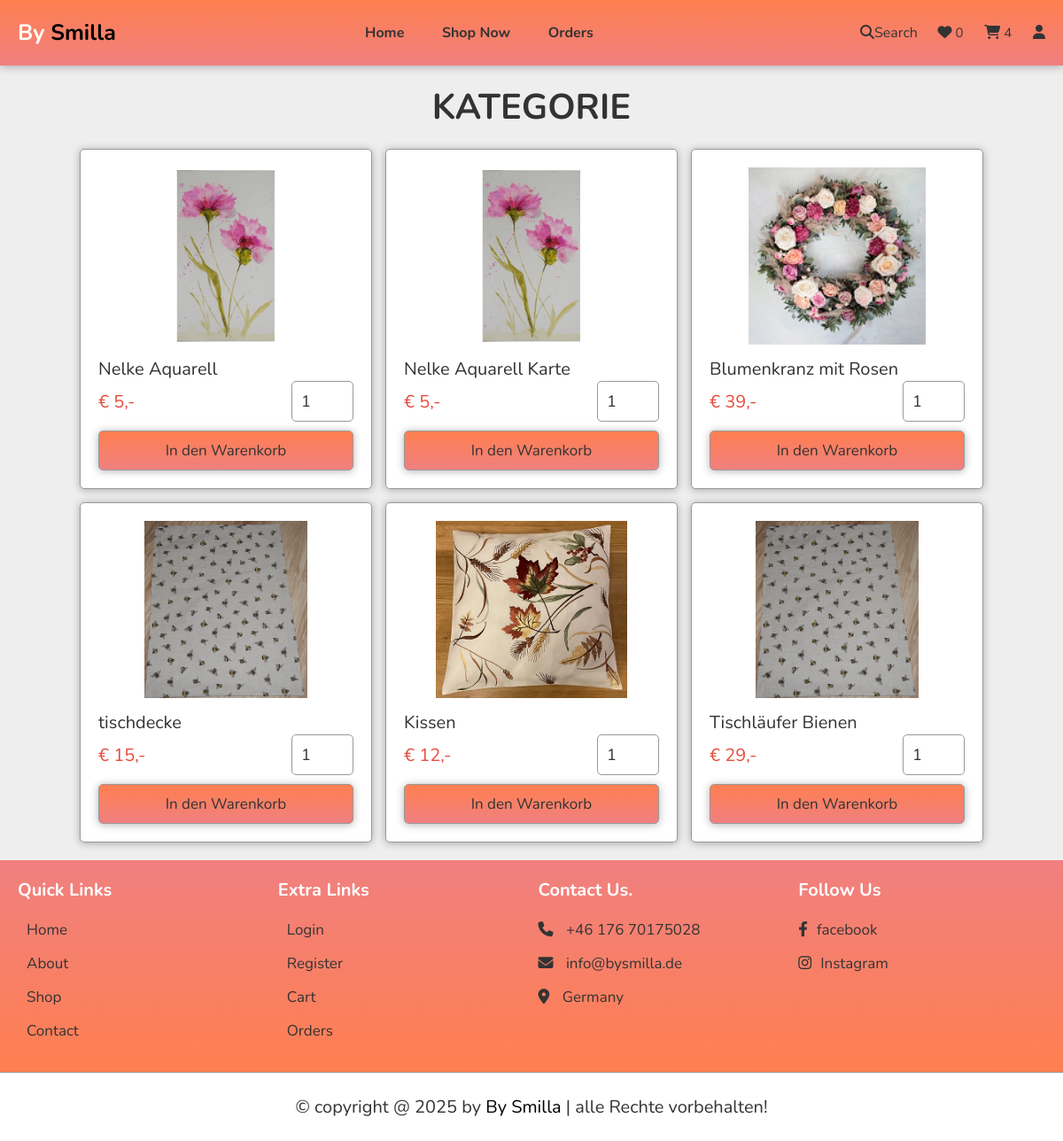
Screenshot of /category.php (signed in) with the database file from the repository.
### tables this page shows
CREATE TABLE `products` (
  `id` int(100) NOT NULL,
  `name` varchar(100) NOT NULL,
  `details` varchar(500) NOT NULL,
  `category` varchar(255) NOT NULL,
  `price` int(10) NOT NULL,
  `image_01` varchar(100) NOT NULL,
  `image_02` varchar(100) NOT NULL,
  `category_id` int(11) DEFAULT NULL
);

### category.php (the view, shortened to what this page needs)
<?php
include 'components/connect.php';
?>
<!DOCTYPE html>
<html lang="en">
<head>
   <link rel="stylesheet" href="https://cdnjs.cloudflare.com/ajax/libs/font-awesome/6.1.1/css/all.min.css">
   <link rel="stylesheet" href="css/style.css">
</head>
<body>
<?php include 'components/user_header.php'; ?>
<section class="products">
   <h1 class="heading">Kategorie</h1>
   <div class="box-container">
   <?php
     $category = $_GET['category'];
     $select_products = $conn->prepare("SELECT * FROM `products` WHERE name LIKE '%{$category}%'");
     $select_products->execute();
     if($select_products->rowCount() > 0){
      while($fetch_product = $select_products->fetch(PDO::FETCH_ASSOC)){
   ?>
   <form action="" method="post" class="box">
      <img src="uploaded_img/<?= $fetch_product['image_01']; ?>" alt="">
      <div class="name"><?= $fetch_product['name']; ?></div>
      <div class="flex">
         <div class="price"><span> € </span><?= $fetch_product['price']; ?><span>,-</span></div>
         <input type="number" name="qty" class="qty" min="1" max="99" onkeypress="if(this.value.length == 2) return false;" value="1">
      </div>
      <input type="submit" value="In den Warenkorb" class="btn" name="add_to_cart">
   </form>
   <?php
      }
   }else{
      echo '<p class="empty">Keine Produkte gefunden!</p>';
   }
   ?>
   </div>
</section>
<?php include 'components/footer.php'; ?>
</body>
</html>

### css/style.css (style rules this page uses)
:root { --main-color:#000000; --orange:#f39c12; --red:#e74c3c; --black:#333; --white:#fff; --light-color:#666; --light-bg:#eee; --border: .1rem #999 solid; --box-shadow:0 .1rem 1rem rgba(0,0,0,.3); }
* { font-family: 'Nunito', sans-serif; margin:0; padding:0; box-sizing: border-box; outline: none; border:none; text-decoration: none; }
html { font-size: 62.5%; overflow-x: hidden; }
body { background-color: var(--light-bg); }
section { padding:2rem; margin:0 auto; }
.heading { font-size: 4rem; color:var(--black); margin-bottom: 2rem; text-align: center; text-transform: uppercase; }
.btn, .delete-btn, .option-btn { display: block; width: 100%; margin-top: 1rem; border-radius: .5rem; padding:1rem 3rem; font-size: 1.7rem; color:var(--white); cursor: pointer; text-align: center; transition: .5s linear; }
.btn { background: linear-gradient(180deg,coral,lightcoral); border: var(--border); box-shadow: var(--box-shadow); color: #333; }
.products .box-container { display: grid; grid-template-columns: repeat(auto-fit, 33rem); gap:1.5rem; justify-content: center; align-items: flex-start; }
.products .box-container .box { position: relative; background-color: var(--white); box-shadow: var(--box-shadow); border-radius: .5rem; border:var(--border); padding:2rem; overflow: hidden; }
.products .box-container .box img { height: 20rem; width: 100%; object-fit: contain; margin-bottom: 1rem; }
.products .box-container .box .name { font-size: 2rem; color:var(--black); }
.products .box-container .box .flex { display: flex; align-items: center; gap:1rem; }
.products .box-container .box .flex .qty { width: 7rem; padding:1rem; border:var(--border); font-size: 1.8rem; color:var(--black); border-radius: .5rem; }
.products .box-container .box .flex .price { font-size: 2rem; color:var(--red); margin-right: auto; }

### rows the page displays
products: image_01 (picture), name "Nelke Aquarell", price "5"
products: image_01 (picture), name "Nelke Aquarell Karte", price "5"
products: image_01 (picture), name "Blumenkranz mit Rosen", price "39"
products: image_01 (picture), name "tischdecke", price "15"
products: image_01 (picture), name "Kissen", price "12"
products: image_01 (picture), name "Tischläufer Bienen", price "29"

### other values shown
$total_wishlist_counts "0"
$total_cart_counts "4"
